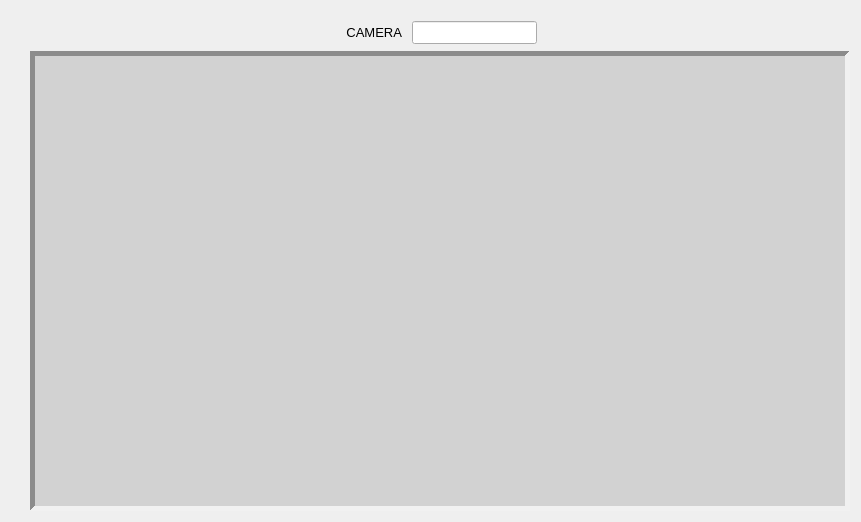
      <widget class="QWidget" name="lft_80_viewer">
       <widget class="QWidget" name="verticalLayoutWidget_5">
        <property name="geometry">
         <rect>
          <x>30</x>
          <y>20</y>
          <width>822</width>
          <height>493</height>
         </rect>
        </property>
        <layout class="QVBoxLayout" name="verticalLayout_5">
         <property name="spacing">
          <number>6</number>
         </property>
         <item>
          <layout class="QHBoxLayout" name="horizontalLayout_7">
           <property name="spacing">
            <number>10</number>
           </property>
           <item>
            <spacer name="horizontalSpacer_9">
             <property name="orientation">
              <enum>Qt::Horizontal</enum>
             </property>
             <property name="sizeHint" stdset="0">
              <size>
               <width>40</width>
               <height>20</height>
              </size>
             </property>
            </spacer>
           </item>
           <item>
            <widget class="QLabel" name="label_13">
             <property name="sizePolicy">
              <sizepolicy hsizetype="Preferred" vsizetype="Fixed">
               <horstretch>0</horstretch>
               <verstretch>0</verstretch>
              </sizepolicy>
             </property>
             <property name="font">
              <font>
               <pointsize>10</pointsize>
               <bold>false</bold>
              </font>
             </property>
             <property name="text">
              <string>CAMERA</string>
             </property>
             <property name="alignment">
              <set>Qt::AlignRight|Qt::AlignTrailing|Qt::AlignVCenter</set>
             </property>
            </widget>
           </item>
           <item>
            <widget class="QLineEdit" name="camera_name_lft80">
             <property name="sizePolicy">
              <sizepolicy hsizetype="Fixed" vsizetype="Fixed">
               <horstretch>0</horstretch>
               <verstretch>0</verstretch>
              </sizepolicy>
             </property>
             <property name="font">
              <font>
               <pointsize>10</pointsize>
               <bold>true</bold>
              </font>
             </property>
             <property name="readOnly">
              <bool>true</bool>
             </property>
            </widget>
           </item>
           <item>
            <spacer name="horizontalSpacer_10">
             <property name="orientation">
              <enum>Qt::Horizontal</enum>
             </property>
             <property name="sizeHint" stdset="0">
              <size>
               <width>40</width>
               <height>20</height>
              </size>
             </property>
            </spacer>
           </item>
          </layout>
         </item>
         <item>
          <widget class="QLabel" name="lft_80_pixlabel">
           <property name="sizePolicy">
            <sizepolicy hsizetype="Fixed" vsizetype="Fixed">
             <horstretch>0</horstretch>
             <verstretch>0</verstretch>
            </sizepolicy>
           </property>
           <property name="minimumSize">
            <size>
             <width>820</width>
             <height>460</height>
            </size>
           </property>
           <property name="maximumSize">
            <size>
             <width>820</width>
             <height>460</height>
            </size>
           </property>
           <property name="styleSheet">
            <string notr="true">background-color: rgb(210, 210, 210);</string>
           </property>
           <property name="frameShape">
            <enum>QFrame::Panel</enum>
           </property>
           <property name="frameShadow">
            <enum>QFrame::Sunken</enum>
           </property>
           <property name="lineWidth">
            <number>5</number>
           </property>
           <property name="text">
            <string/>
           </property>
           <property name="alignment">
            <set>Qt::AlignCenter</set>
           </property>
          </widget>
         </item>
        </layout>
       </widget>
      </widget>
